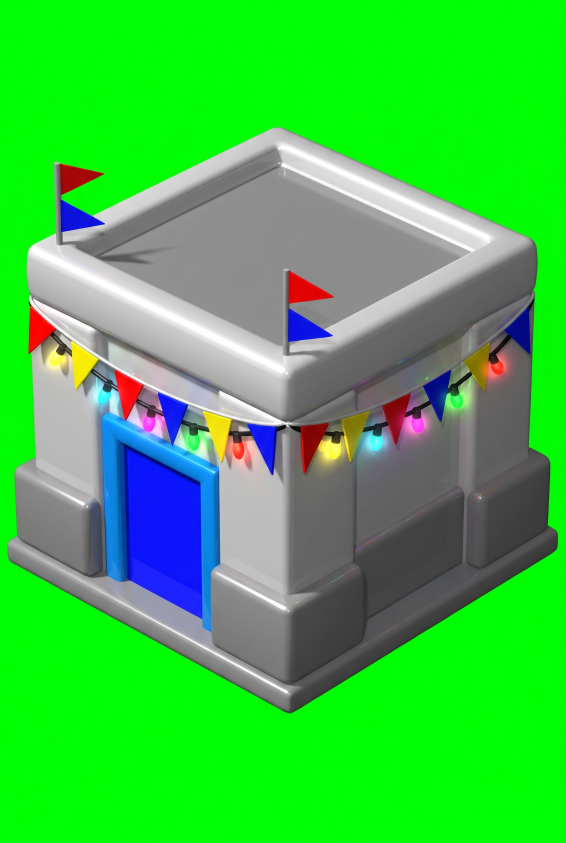
#> input picture assets/raw/bld/box_deco_1.png, 1696 x 2528 px (shown at 1/3 size)
$ python -i bld.py   (imports and definitions only)
#> lines starting #> are read from the running program, lines starting #| are printed output that depends on the picture
# Builds assets/sprites/bld_<kind>.png (3 stages side by side, 2:3 cells) from assets/raw/bld/<kind>_{scaffold,plain,deco}_N.png.
# Usage: ~/Documents/tools/pyimg/bin/python -I tools/art/bld.py [kind ...]      (default: all kinds that have a scaffold render)
# Missing stage → previous stage is reused (and reported), so the sprite is always complete.
import os, sys, glob
from PIL import Image
ROOT = os.path.join(os.path.dirname(os.path.abspath(__file__)), '..', '..')
RAW = os.path.join(ROOT, 'assets', 'raw', 'bld'); DST = os.path.join(ROOT, 'assets', 'sprites')
CW, CH = 160, 240  # 2:3 cell; drawBuilding scales to h=72 → ~48 px wide on stage
STAGES = ['scaffold', 'plain', 'deco']

def key(im, tol=80):
#> called with tol = 80
    im = im.convert('RGBA'); px = im.load(); w, h = im.size
#> in key, im is the input picture: PIL image 1696x2528 RGBA; mean R, G, B, A 63.6, 191.8, 71.4, 255
#> after `w, h = im.size`: w = 1696; h = 2528
    for y in range(h):
        for x in range(w):
            r, g, b, a = px[x, y]
            if g > 140 and g - max(r, b) > tol: px[x, y] = (0, 255, 0, 0)
            elif g > 120 and g - max(r, b) > tol // 2: px[x, y] = (r, g, b, 120)
    return im

def pick(kind, stage):
    fs = sorted(glob.glob(os.path.join(RAW, f'{kind}_{stage}_*.png')))
    return fs[-1] if fs else None

def cell(path, filt=True):
    k = key(Image.open(path)); bb = k.getchannel('A').getbbox()
#> after `k = key(Image.open(path))`:
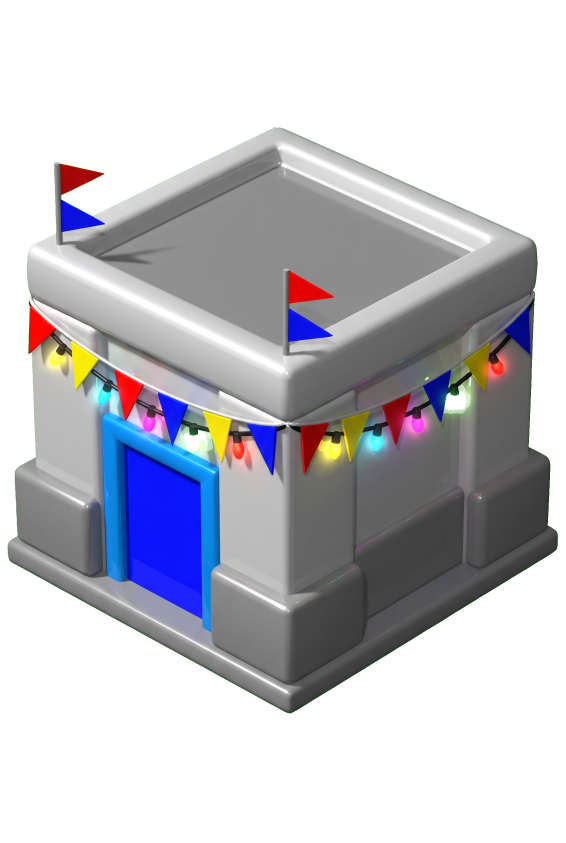
#> k: PIL image 1696x2528 RGBA (shown at 1/3 size); mean R, G, B, A 62.8, 192.3, 69.6, 125.3; transparent parts drawn white
#> after `bb = k.getchannel('A').getbbox()`: bb = (23, 382, 1674, 2140)
    if bb: k = k.crop(bb)
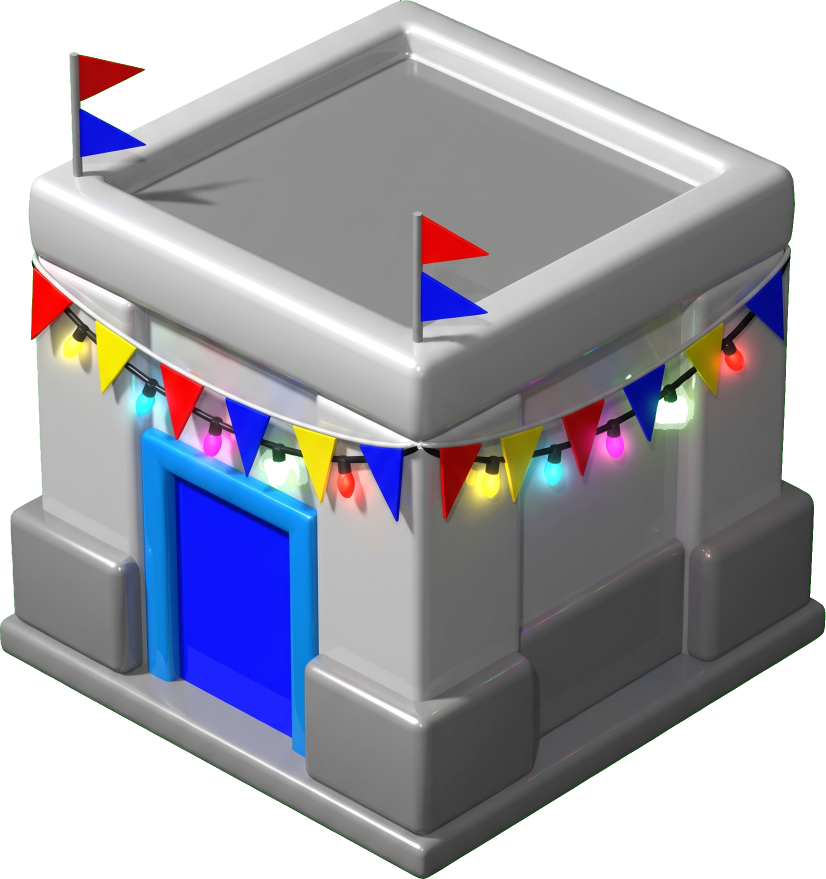
#> k: PIL image 1651x1758 RGBA (shown at 1/2 size); mean R, G, B, A 92.7, 162.4, 102.8, 185.1; transparent parts drawn white
    k.thumbnail((CW - 8, CH - 8), Image.LANCZOS)
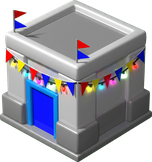
#> k: PIL image 152x162 RGBA; mean R, G, B, A 96.5, 96.9, 106.2, 185.1; transparent parts drawn white
    if filt: k = largest(k)  # floating duplicates (pit_deco's ghost winch, pit_scaffold's ghost railing) are disconnected → drop them
    bb = k.getchannel('A').getbbox()
#> bb = (0, 0, 152, 162)
    if bb: k = k.crop(bb)
    out = Image.new('RGBA', (CW, CH), (0, 0, 0, 0)); out.paste(k, ((CW - k.width) // 2, CH - 4 - k.height), k)
#> after `out = Image.new('RGBA', (CW, CH), (0, 0, 0, 0))`: out: PIL image 160x240 RGBA; every value is 0
#> after `out.paste(k, ((CW - k.width) // 2, CH - 4 - k.height), k)`:
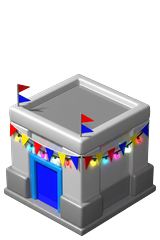
#> out: PIL image 160x240 RGBA; mean R, G, B, A 59.4, 59.4, 65.9, 117.9; transparent parts drawn white
    return out

def largest(im):
    px = im.load(); w, h = im.size; lab = [0] * (w * h); n = 0; sizes = []
    for y0 in range(h):
        for x0 in range(w):
            if px[x0, y0][3] > 60 and not lab[y0 * w + x0]:
                n += 1; st = [(x0, y0)]; lab[y0 * w + x0] = n; c = 0
                while st:
                    x, y = st.pop(); c += 1
                    for dx, dy in ((1, 0), (-1, 0), (0, 1), (0, -1), (1, 1), (-1, -1), (1, -1), (-1, 1)):
                        nx, ny = x + dx, y + dy
                        if 0 <= nx < w and 0 <= ny < h and not lab[ny * w + nx] and px[nx, ny][3] > 60: lab[ny * w + nx] = n; st.append((nx, ny))
                sizes.append(c)
    if n <= 1: return im
    keep = sizes.index(max(sizes)) + 1
    for y in range(h):
        for x in range(w):
            l = lab[y * w + x]
            if l and l != keep and sizes[l - 1] < max(sizes) * 0.25: px[x, y] = (0, 0, 0, 0)
    return im

def build(kind):
    paths = []; last = None
    for s in STAGES:
        p = pick(kind, s)
        if not p: print(f'  {kind}: no {s} render → reusing previous'); p = last
        if not p: print(f'  {kind}: nothing to build'); return
        paths.append(p); last = p
    out = Image.new('RGBA', (3 * CW, CH), (0, 0, 0, 0))
    for i, p in enumerate(paths): c = cell(p, 'pad_plain' not in p); out.paste(c, (i * CW, 0), c)  # pad_plain: the dome hovers above the pad in the render; dropping it leaves an empty pad
    rgb = out.convert('RGB').quantize(255, dither=Image.Dither.FLOYDSTEINBERG).convert('RGB')
    alpha = out.getchannel('A').point(lambda v: 255 if v > 100 else 0)
    final = Image.merge('RGBA', (*rgb.split(), alpha)); os.makedirs(DST, exist_ok=True)
    dst = os.path.join(DST, f'bld_{kind}.png'); final.save(dst, optimize=True); print(dst, [os.path.basename(p) for p in paths])

kinds = sys.argv[1:] or sorted({os.path.basename(f).split('_')[0] for f in glob.glob(os.path.join(RAW, '*_scaffold_*.png'))})
# [1 line not run here, left out]

>>> result = cell('../../assets/raw/bld/box_deco_1.png')

$ run again, on assets/raw/bld/hall_deco_1.png
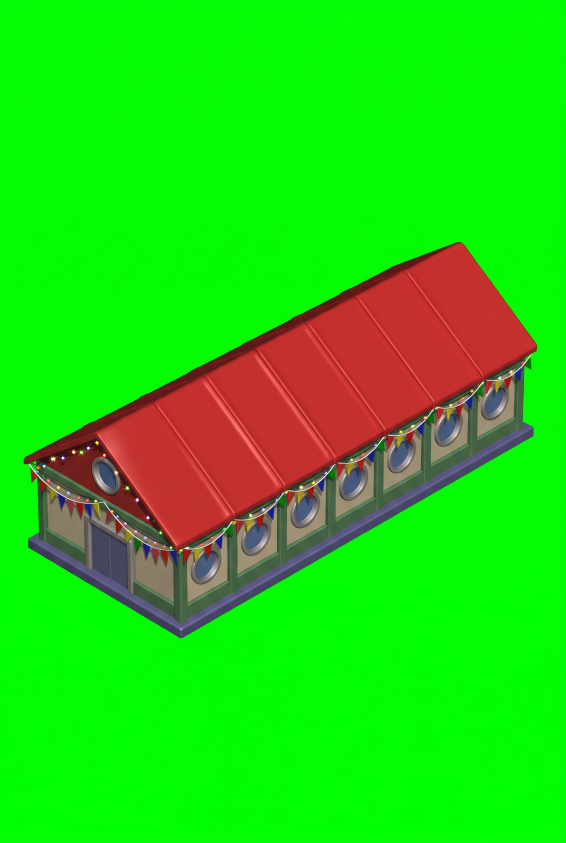
#> input picture assets/raw/bld/hall_deco_1.png, 1696 x 2528 px (shown at 1/3 size)
#> in key, im is the input picture: PIL image 1696x2528 RGBA; mean R, G, B, A 36.7, 211.1, 17.4, 255
#> in cell, `bb = k.getchannel('A').getbbox()`: bb = (71, 726, 1611, 1915)
#> in cell, `k.thumbnail((CW - 8, CH - 8), Image.LANCZOS)`:
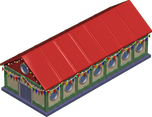
#> k: PIL image 152x117 RGBA; mean R, G, B, A 81.8, 39.1, 35.8, 135.9; transparent parts drawn white
#> in cell, `bb = k.getchannel('A').getbbox()`: bb = (0, 0, 152, 117)
#> out: PIL image 160x240 RGBA; every value is 0
#> in cell, `out.paste(k, ((CW - k.width) // 2, CH - 4 - k.height), k)`:
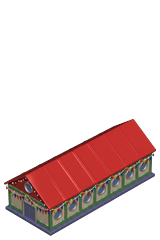
#> out: PIL image 160x240 RGBA; mean R, G, B, A 36.7, 17.1, 15.9, 62.3; transparent parts drawn white
